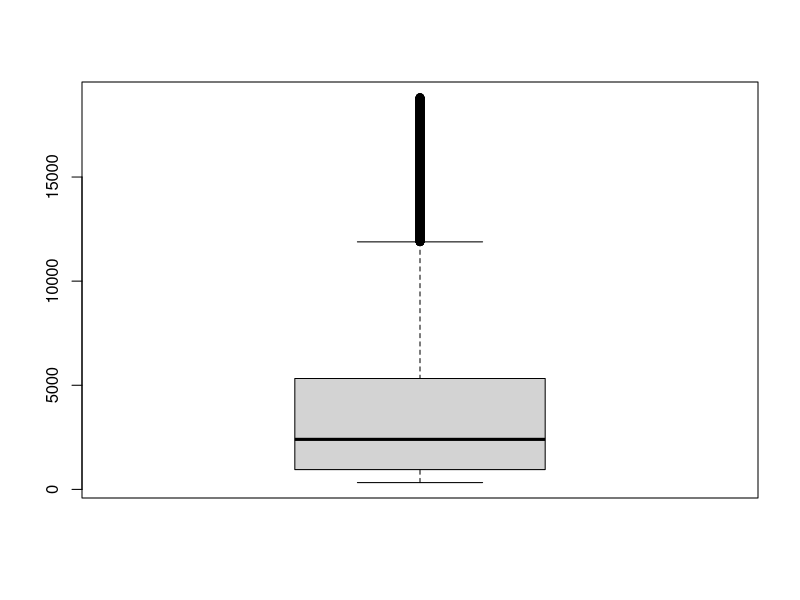
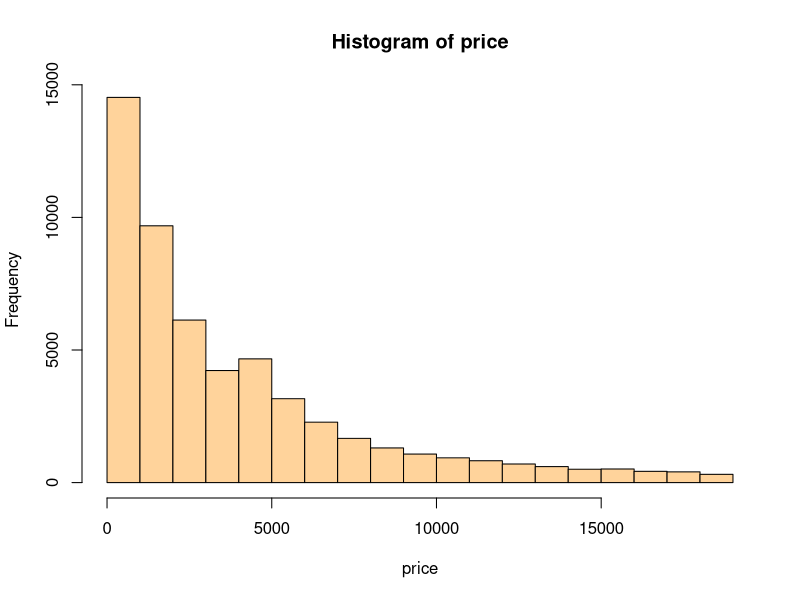
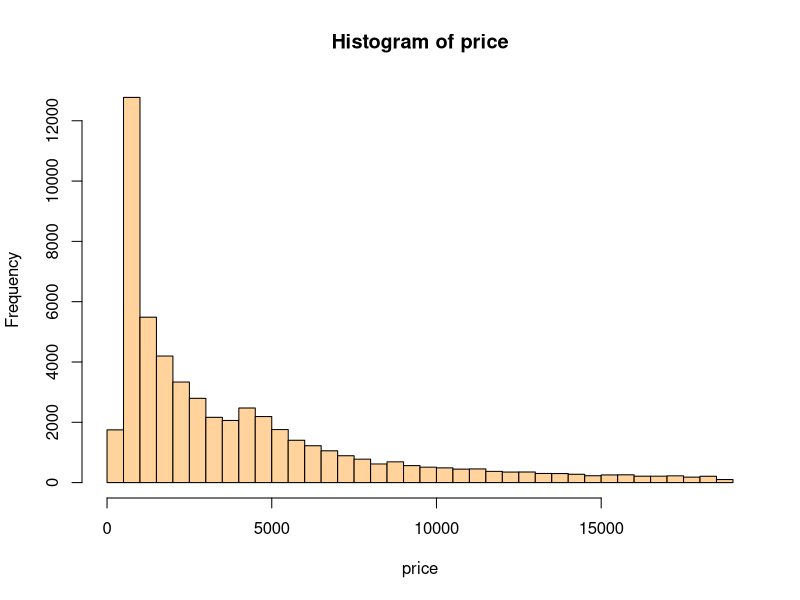
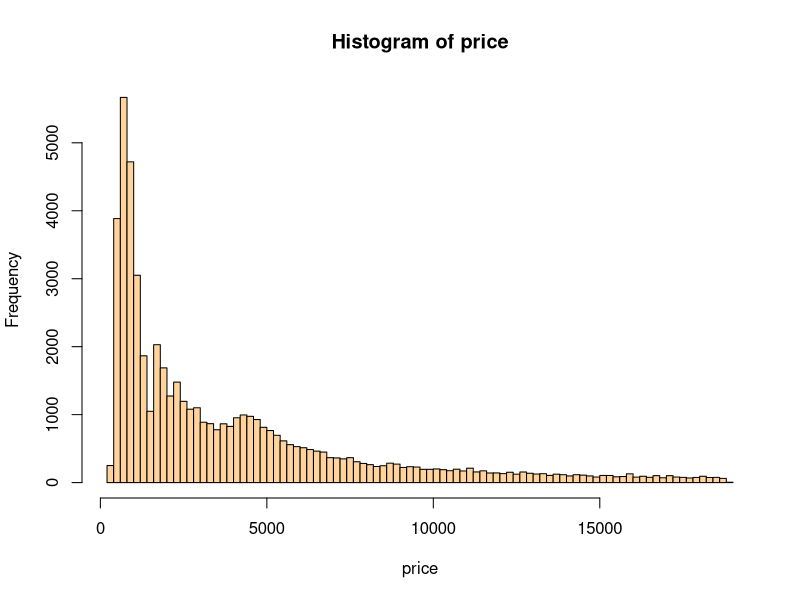
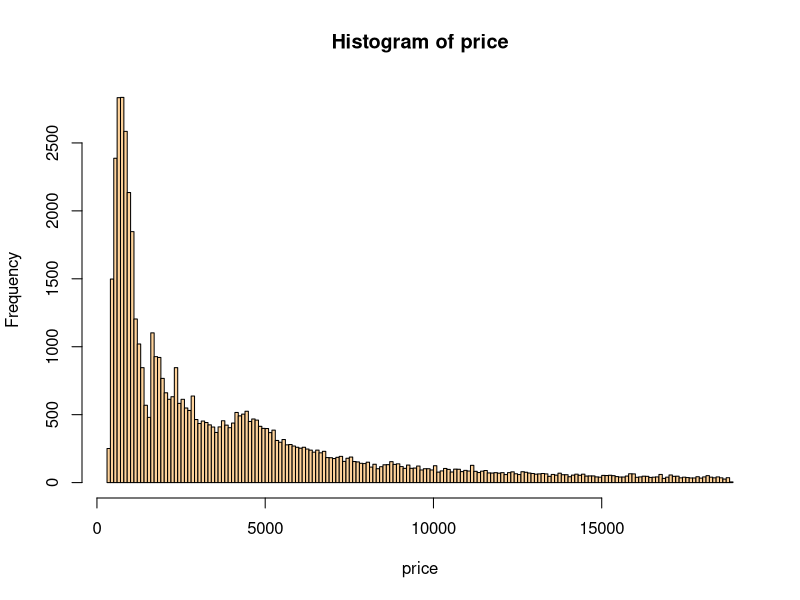
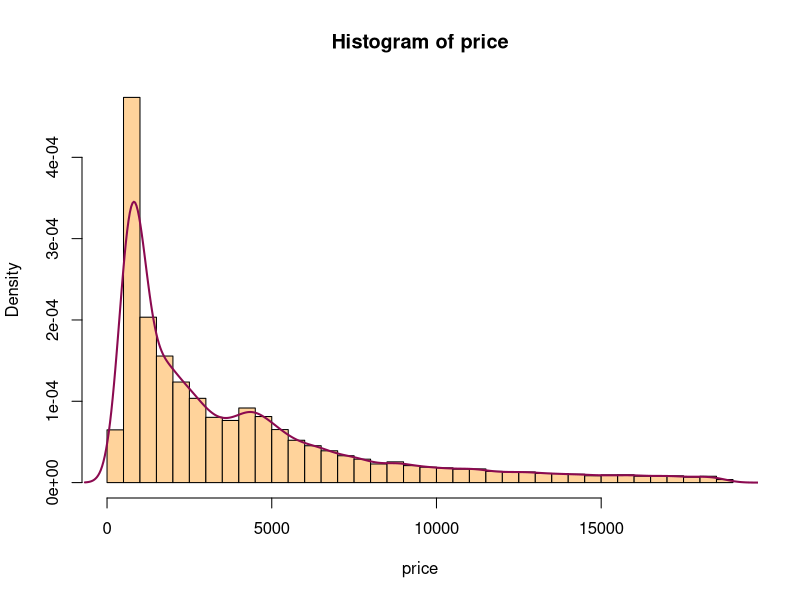
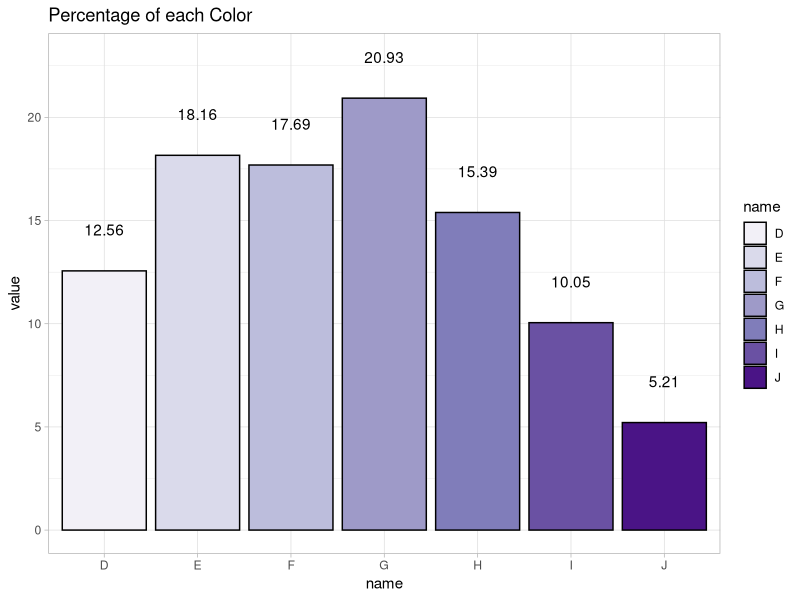
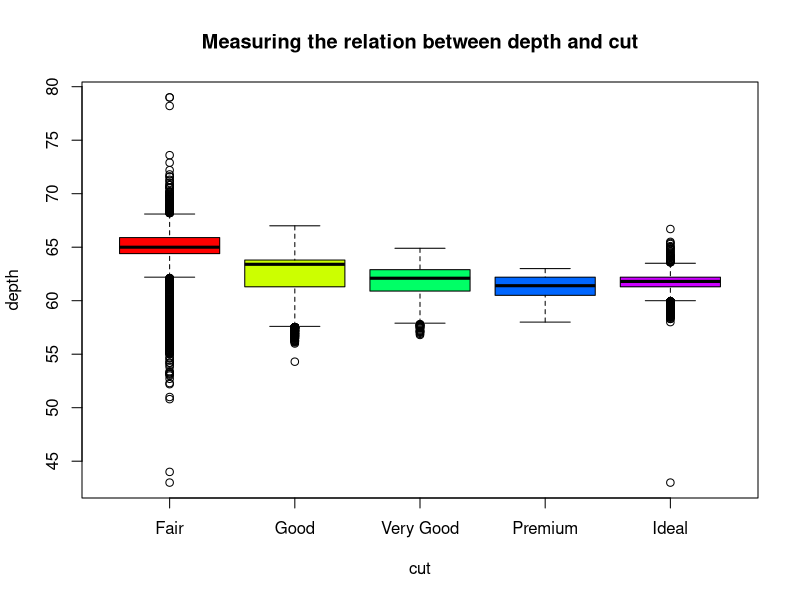

Here is the R script that generated these plots, in order:
## ---- chunk 1
knitr::opts_chunk$set(echo = TRUE)
## ---- chunk 2
#Analyzing "Price" properties
library(ggplot2)
data("diamonds")
attach(diamonds)

boxplot(price)
max_line = (summary(price)[5] - summary(price)[2])*1.5 #Interquartile range
max_line = unname(max_line)
outliers_percentage = paste(round(sum(price>max_line)/length(price),digits = 4)*100,"%")
summary(price)
paste("The percentage of the outliers:",outliers_percentage)
## ---- chunk 3
#Finding an appropriate number of intervals for the histogram
hist(price, col = "burlywood1")
hist(price, col = "burlywood1",breaks = 50)
hist(price, col = "burlywood1", breaks = 100)
hist(price, col = "burlywood1", breaks = 150)

hist(price, col = "burlywood1", breaks = 50, freq = F)
lines(density(price), lwd = 2, col = 'deeppink4')
## ---- chunk 4
#Analyzing "Color" properties
c = summary(color)
print("Colors and their frequency:")
print(c)
max_color = names(c)[which(c == max(c))]
paste("Grade", max_color, "is the most repeated one among the colors.")
c= unname(c)
freq = data.frame(name = names(summary(color)), value = round(c/length(color)*100,digits = 2))
print(freq)

plot1 = ggplot(freq,aes(name,value,fill=name)) +
  geom_bar(stat = "identity", color = 'black') +
  geom_text(aes(label = signif(value)), nudge_y = 2) +
  theme_light()+
  ggtitle("Percentage of each Color")+
  scale_fill_brewer(palette = "Purples")
plot1

## ---- chunk 5
#Analyzing "Cut" and "Price" relation
boxplot(depth~cut,col = rainbow(5),main = "Measuring the relation between depth and cut")
library(dplyr)
cut_and_depth = diamonds %>% group_by(cut) %>% summarise(depth_mean = mean(depth))
max_depth = cut_and_depth[1,which(cut_and_depth[2] == max(cut_and_depth[2]))]
paste("Maximum average depth belongs to",max_depth$cut, "cut group")

## ---- chunk 6
#Determining the "Price" distribution
diamonds %>%
  ggplot(aes(x=(price))) +
  geom_histogram(stat="bin",binwidth= 500) +
  facet_wrap(~cut, scales = "free")+
  theme_light()+
  scale_fill_discrete()
## ---- chunk 7
#A plot to demonstrate the relation between "Cut" and "Color" of the diamonds
table(color,cut)
barplot(table(cut,color),legend.text = T)
## ---- chunk 8
#Scatter plot to determine the relation between "Carat" and "Price"
#Adding jittering for better analysis (for diamonds cheaper than $1000)
df = data.frame(Carat = carat,Prices = price)
plot2 = ggplot(df,aes(x = Carat,y = Prices,color = Prices))+
  geom_point()+
  theme_light()+
  scale_color_gradient(low="blue", high="orange")+
  ggtitle("Price and Carat correlation analysis")
plot2

df2 = subset(df,price<=1000)
plot3 = ggplot(df2,aes(x = Carat,y = Prices,color = Prices))+
  geom_point()+
  theme_light()+
  scale_color_gradient(low="slategray2", high="navyblue")+
  ggtitle("Price and Carat correlation analysis (0-1000$)")
plot3

plot4 = ggplot(df2,aes(x = Carat,y = Prices,color = Prices))+
  geom_point(position = 'jitter')+
  theme_light()+
  scale_color_gradient(low="slategray2", high="navyblue")+
  ggtitle("Price and Carat correlation analysis (0-1000$)")
plot4

## ---- chunk 9
#Analyzing the relation between "Carat" and "Price" on the basis of "Cut"
df3 = data.frame(carat,price,cut)
ggplot(df3, aes(x=carat, y=cut,color = price)) + 
  geom_point(aes(size=price),alpha = 1/5)+
  theme_light()+
  scale_color_gradient(low="lightblue", high="navyblue")

## ---- chunk 10
#Analyzing the relation between "Carat" and "Price" on the basis of "Clarity" (normal scale and log)
df4 = data.frame(carat,price,clarity)
ggplot(df4, aes(x= carat, y=price,color = clarity)) + 
  geom_point()+
  theme_light()

ggplot(df4, aes(x= log(carat), y=log(price),color = clarity)) + 
  geom_point()+
  theme_light()

## ---- chunk 11
#It is supposed that the carat of diamonds has a linear relation with the diamond's dimensions. In this part, we measure this assumption's accuracy.
df_dim = data.frame(x,y,z,carat)
ggplot(df_dim, aes(x = x, y = y,color=carat)) + 
  geom_point(aes(size = carat))+
  theme_light()

## ---- chunk 12
#Analyzing the relation among "Cut", "Color", and "Clarity" (all three are qualitative variable)
ggplot(diamonds) +
  geom_bar(aes(x=color, fill=clarity),position = "dodge") +
  facet_wrap(~cut)+
  theme_replace()
## ---- chunk 13
#Heat map for measuring correlation between "Cut" and "Color"
cut_and_color = proportions(table(color,cut),"cut")
df5 = data.frame(cut_and_color)
colnames(df5) = c("Cut","Color","value")
df5$value=round(df5$value,3)

ggplot(df5, aes(x = Cut, y = Color, fill = value)) +
  geom_tile(color = "white",lwd = 0.75,linetype = 1)+
  scale_fill_gradient(low = "aquamarine1", high = "aquamarine4")+
  geom_text(aes(label = value), color = "white", size = 4)

chisq.test(table(cut,color))
## ---- chunk 14
#Honest Significance difference (Tukey) between "Cut" and "Price"
ggplot(diamonds,aes(x=price,y=cut, color=cut)) +
  geom_boxplot()

fair = data.frame(name ="fair",value = subset(diamonds,cut=='Fair')$price)
good = data.frame(name = "good",value = subset(diamonds,cut=='Good')$price)
very_good = data.frame(name = "very good",value = subset(diamonds,cut=='Very Good')$price)
premium = data.frame(name = "premium",value = subset(diamonds,cut=='Premium')$price)
ideal = data.frame(name = "ideal",value = subset(diamonds,cut=='Ideal')$price)
my_data = rbind(fair,good,very_good,premium,ideal)

AN = aov(value~name,data = my_data)
summary(AN)
par(mfrow= c( 2,2))
plot(AN)
par(mfrow =c( 1,1))

kruskal.test(value~name,data = my_data)

TukeyHSD(AN)
plot(TukeyHSD(AN))

## ---- chunk 15
#Welch Two Sample t-test for "Fair" and "Good" cut levels
carat_filtered =subset(diamonds,carat<0.5)
price_fair = subset(carat_filtered,cut == "Fair")$price
price_good = subset(carat_filtered,cut == "Good")$price
ifelse(var.test(price_fair, price_good,alternative ="two.sided")$p.value<0.05,"not equal variances","equal variances")
t.test(price_fair, price_good, alternative = "two.sided")

## ---- chunk 16
#The proportion of "Fair" and "Good" cut levels (for diamonds more expensive than $1000)
#2-sample test for equality of proportions with continuity correction
fair_success = sum(price_fair>1000)
good_success = sum(price_good>1000)
prop.test(c(fair_success,good_success),c(length(price_fair),length(price_good)),alternative = "two.sided")

